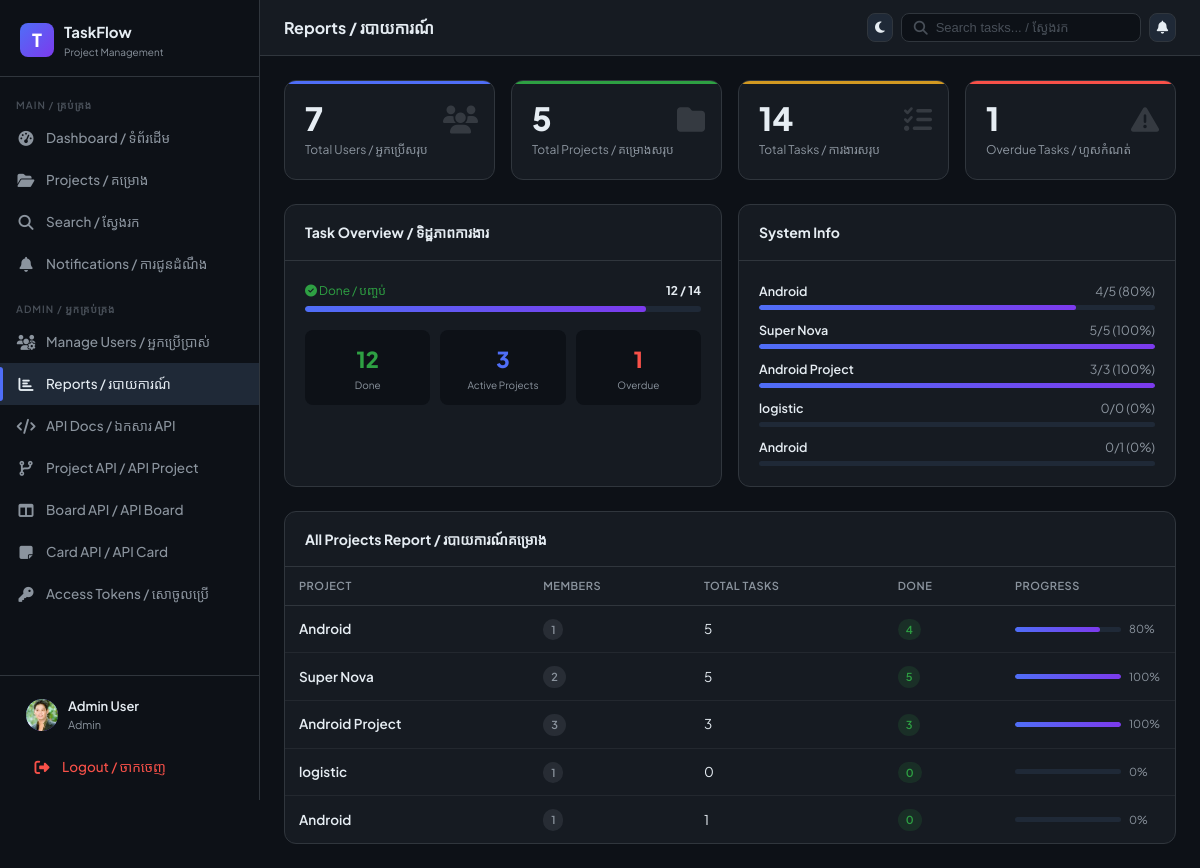
The app's page /admin-panel/reports/ (signed in) with its own data.
### core/models.py (models this page shows, shortened)
class User(AbstractUser):
    ROLE_CHOICES = [("admin", "Admin"), ("member", "Member")]
    role = models.CharField(max_length=10, choices=ROLE_CHOICES, default="member")
    avatar = models.ImageField(upload_to="avatars/", blank=True, null=True)
    is_active = models.BooleanField(default=True)
    @property
    def is_admin(self):
        return self.role == "admin"

class Project(models.Model):
    STATUS_CHOICES = [("active", "Active"), ("archived", "Archived")]
    owner = models.ForeignKey(
        User, on_delete=models.CASCADE, related_name="owned_projects"
    )
    name = models.CharField(max_length=150)
    description = models.TextField(blank=True)
    status = models.CharField(
        max_length=20,
        choices=[("active", "Active"), ("completed", "Completed")],
        default="active",
    )
    created_at = models.DateTimeField(auto_now_add=True)
    deadline = models.DateField(null=True, blank=True)
    updated_at = models.DateTimeField(auto_now=True)
    @property
    def total_cards(self):
        return Card.objects.filter(list__board__project=self).count()
    @property
    def done_cards(self):
        return Card.objects.filter(list__board__project=self, status="done").count()
    @property
    def progress(self):
        total = self.total_cards
        return int((self.done_cards / total) * 100) if total > 0 else 0

### core/views.py (the view)
# urls.py: path('admin-panel/reports/', views.admin_reports, name='admin_reports'),
@login_required
def admin_reports(request):
    if not request.user.is_admin:
        return redirect("dashboard")
    total_users = User.objects.count()
    total_projects = Project.objects.count()
    total_cards = Card.objects.count()
    done_cards = Card.objects.filter(status="done").count()
    active_projects = Project.objects.filter(status="active").count()
    overdue = [
        c
        for c in Card.objects.exclude(status="done").filter(deadline__isnull=False)
        if c.is_overdue
    ]
    projects_data = []
    for p in Project.objects.all():
        projects_data.append(
            {
                "name": p.name,
                "total": p.total_cards,
                "done": p.done_cards,
                "progress": p.progress,
                "members": p.members.count(),
            }
        )
    context = {
        "total_users": total_users,
        "total_projects": total_projects,
        "total_cards": total_cards,
        "done_cards": done_cards,
        "active_projects": active_projects,
        "overdue_count": len(overdue),
        "projects_data": projects_data,
        "unread_count": request.user.notifications.filter(is_read=False).count(),
    }
    return render(request, "admin_panel/reports.html", context)

### core/models.py (called while the page is built)
    @property
    def is_overdue(self):
        if self.deadline and self.status != "done":
            return self.deadline < timezone.now().date()
        return False

### templates/admin_panel/reports.html (shortened to what this page needs)
{% extends 'base.html' %}
{% block page_title %}Reports / របាយការណ៍{% endblock %}
{% block content %}
<div class="grid-4 mb-24">
  <div class="stat-card blue">
    <div class="stat-icon"><i class="fa-solid fa-users"></i></div>
    <div class="stat-number">{{ total_users }}</div>
    <div class="stat-label">Total Users / អ្នកប្រើសរុប</div>
  </div>
  <div class="stat-card green">
    <div class="stat-icon"><i class="fa-solid fa-folder"></i></div>
    <div class="stat-number">{{ total_projects }}</div>
    <div class="stat-label">Total Projects / គម្រោងសរុប</div>
  </div>
  <div class="stat-card yellow">
    <div class="stat-icon"><i class="fa-solid fa-list-check"></i></div>
    <div class="stat-number">{{ total_cards }}</div>
    <div class="stat-label">Total Tasks / ការងារសរុប</div>
  </div>
  <div class="stat-card red">
    <div class="stat-icon"><i class="fa-solid fa-triangle-exclamation"></i></div>
    <div class="stat-number">{{ overdue_count }}</div>
    <div class="stat-label">Overdue Tasks / ហួសកំណត់</div>
  </div>
</div>
<div class="grid-2 mb-24">
  <div class="card">
    <div class="card-header"><div class="fw-700">Task Overview / ទិដ្ឋភាពការងារ</div></div>
    <div class="card-body">
      {% with done_pct=done_cards|stringformat:"d" %}
      <div style="display:flex;flex-direction:column;gap:14px">
        <div>
          <div style="display:flex;justify-content:space-between;font-size:12px;margin-bottom:6px">
            <span style="color:var(--green)"><i class="fa-solid fa-circle-check"></i> Done / បញ្ចប់</span>
            <span class="fw-700">{{ done_cards }} / {{ total_cards }}</span>
          </div>
          <div class="progress-bar"><div class="progress-fill" style="width:{% if total_cards %}{% widthratio done_cards total_cards 100 %}{% else %}0{% endif %}%"></div></div>
        </div>
        <div style="display:grid;grid-template-columns:1fr 1fr 1fr;gap:10px;margin-top:4px">
          <div style="background:var(--bg-dark);border-radius:8px;padding:12px;text-align:center">
            <div style="font-size:22px;font-weight:800;color:var(--green)">{{ done_cards }}</div>
            <div style="font-size:10px;color:var(--text-muted)">Done</div>
          </div>
          <div style="background:var(--bg-dark);border-radius:8px;padding:12px;text-align:center">
            <div style="font-size:22px;font-weight:800;color:var(--accent)">{{ active_projects }}</div>
            <div style="font-size:10px;color:var(--text-muted)">Active Projects</div>
          </div>
          <div style="background:var(--bg-dark);border-radius:8px;padding:12px;text-align:center">
            <div style="font-size:22px;font-weight:800;color:var(--red)">{{ overdue_count }}</div>
            <div style="font-size:10px;color:var(--text-muted)">Overdue</div>
          </div>
        </div>
      </div>
      {% endwith %}
    </div>
  </div>
  <div class="card">
    <div class="card-header"><div class="fw-700">System Info</div></div>
    <div class="card-body" style="display:flex;flex-direction:column;gap:10px">
      {% for item in projects_data|slice:":5" %}
      <div>
        <div style="display:flex;justify-content:space-between;font-size:12.5px;margin-bottom:4px">
          <span style="font-weight:600">{{ item.name }}</span>
          <span class="text-muted">{{ item.done }}/{{ item.total }} ({{ item.progress }}%)</span>
        </div>
        <div class="progress-bar" style="height:5px">
          <div class="progress-fill" style="width:{{ item.progress }}%"></div>
        </div>
      </div>
      {% endfor %}
    </div>
  </div>
</div>
<div class="card">
  <div class="card-header"><div class="fw-700">All Projects Report / របាយការណ៍គម្រោង</div></div>
  <div class="card-body" style="padding:0">
    <table class="table">
      <thead>
        <tr>
          <th>Project</th>
          <th>Members</th>
          <th>Total Tasks</th>
          <th>Done</th>
          <th>Progress</th>
        </tr>
      </thead>
      <tbody>
        {% for p in projects_data %}
        <tr>
          <td style="font-weight:600">{{ p.name }}</td>
          <td><span class="badge badge-todo">{{ p.members }}</span></td>
          <td>{{ p.total }}</td>
          <td><span class="badge badge-done">{{ p.done }}</span></td>
          <td>
            <div style="display:flex;align-items:center;gap:8px">
              <div class="progress-bar" style="flex:1;height:5px">
                <div class="progress-fill" style="width:{{ p.progress }}%"></div>
              </div>
              <span style="font-size:11px;color:var(--text-muted);min-width:32px">{{ p.progress }}%</span>
            </div>
          </td>
        </tr>
        {% empty %}
        <tr><td colspan="5" style="text-align:center;padding:24px;color:var(--text-muted)">No projects.</td></tr>
        {% endfor %}
      </tbody>
    </table>
  </div>
</div>
{% endblock %}

### templates/base.html (shortened to what this page needs)
{% load static %}
<!doctype html>
<html lang="km-en">
  <head>
    <link rel="stylesheet" href="{% static 'css/main.css' %}" />
    <link rel="stylesheet" href="https://cdnjs.cloudflare.com/ajax/libs/font-awesome/6.5.0/css/all.min.css" />
  </head>
  <body class="{% block body_class %}{% endblock %}">
    <aside class="sidebar" id="sidebar">
      <div class="sidebar-logo">
        <div class="logo-icon">T</div>
        <div>
          <div class="logo-text">TaskFlow</div>
          <div class="logo-sub">Project Management</div>
        </div>
      </div>
      <nav class="sidebar-nav">
        <div class="nav-section">Main / គ្រប់គ្រង</div>
        <a href="{% url 'dashboard' %}" class="nav-link {% if request.resolver_match.url_name == 'dashboard' %}active{% endif %}">
          <span class="nav-icon"><i class="fa-solid fa-gauge-high"></i></span>
          Dashboard / ទំព័រដើម
        </a>
        <a href="{% url 'projects' %}" class="nav-link ">
          <span class="nav-icon"><i class="fa-solid fa-folder-open"></i></span>
          Projects / គម្រោង
        </a>
        <a href="{% url 'search' %}" class="nav-link {% if request.resolver_match.url_name == 'search' %}active{% endif %}">
          <span class="nav-icon"><i class="fa-solid fa-magnifying-glass"></i></span>
          Search / ស្វែងរក
        </a>
        <a href="{% url 'notifications' %}" class="nav-link {% if request.resolver_match.url_name == 'notifications' %}active{% endif %}">
          <span class="nav-icon"><i class="fa-solid fa-bell"></i></span>
          Notifications / ការជូនដំណឹង
        </a>
        {% if user.is_admin or user.is_staff or user.is_superuser %}
        <div class="nav-section" style="margin-top: 8px">Admin / អ្នកគ្រប់គ្រង</div>
        <a href="{% url 'admin_users' %}" class="nav-link {% if request.resolver_match.url_name == 'admin_users' %}active{% endif %}">
          <span class="nav-icon"><i class="fa-solid fa-users-gear"></i></span>
          Manage Users / អ្នកប្រើប្រាស់
        </a>
        <a href="{% url 'admin_reports' %}" class="nav-link {% if request.resolver_match.url_name == 'admin_reports' %}active{% endif %}">
          <span class="nav-icon"><i class="fa-solid fa-chart-bar"></i></span>
          Reports / របាយការណ៍
        </a>
        <a href="{% url 'admin_api_docs' %}" class="nav-link {% if request.resolver_match.url_name == 'admin_api_docs' %}active{% endif %}">
          <span class="nav-icon"><i class="fa-solid fa-code"></i></span>
          API Docs / ឯកសារ API
        </a>
        <a href="{% url 'admin_project_api' %}" class="nav-link {% if request.resolver_match.url_name == 'project_api_crud' or request.resolver_match.url_name == 'admin_project_api' %}active{% endif %}">
          <span class="nav-icon"><i class="fa-solid fa-code-branch"></i></span>
          Project API / API Project
        </a>
        <a href="{% url 'admin_board_api' %}" class="nav-link {% if request.resolver_match.url_name == 'board_api_crud' or request.resolver_match.url_name == 'admin_board_api' %}active{% endif %}">
          <span class="nav-icon"><i class="fa-solid fa-columns"></i></span>
          Board API / API Board
        </a>
        <a href="{% url 'admin_card_api' %}" class="nav-link {% if request.resolver_match.url_name == 'card_api_crud' or request.resolver_match.url_name == 'admin_card_api' %}active{% endif %}">
          <span class="nav-icon"><i class="fa-solid fa-note-sticky"></i></span>
          Card API / API Card
        </a>
        <a href="{% url 'admin_access_tokens' %}" class="nav-link {% if request.resolver_match.url_name == 'admin_access_tokens' %}active{% endif %}">
          <span class="nav-icon"><i class="fa-solid fa-key"></i></span>
          Access Tokens / សោចូលប្រើ
        </a>
        {% endif %}
      </nav>
      <div class="sidebar-footer">
        <a href="{% url 'profile' %}" class="user-card">
          <div class="user-avatar">
            {% if user.avatar %}<img src="{{ user.avatar.url }}" alt="" />
            {% else %}{{ user.username|first|upper }}{% endif %}
          </div>
          <div class="user-info">
            <div class="user-name">{{ user.get_full_name|default:user.username }}</div>
            <div class="user-role">{{ user.role }}</div>
          </div>
        </a>
        <a href="{% url 'logout' %}" class="nav-link" style="margin-top: 4px; color: var(--red)">
          <span class="nav-icon"><i class="fa-solid fa-right-from-bracket"></i></span>
          Logout / ចាកចេញ
        </a>
      </div>
    </aside>
    <div class="main-content">
      <div class="topbar">
        <div class="topbar-title">{% block page_title %}{% endblock %}</div>
        <div class="topbar-actions">
          <button id="themeToggle" class="btn btn-icon btn-secondary" type="button">
            <i class="fa-solid fa-moon" id="themeIcon"></i>
          </button>
          <form action="{% url 'search' %}" method="get" class="search-bar">
            <i class="fa-solid fa-magnifying-glass" style="color: var(--text-faint)"></i>
            <input type="text" name="q" placeholder="Search tasks... / ស្វែងរក" value="{{ request.GET.q }}" />
          </form>
          <a href="{% url 'notifications' %}" class="btn btn-icon btn-secondary" style="position: relative">
            <i class="fa-solid fa-bell"></i>
          </a>
        </div>
      </div>
      <div class="page-content">
        {% block content %}{% endblock %}
      </div>
    </div>
  </body>
</html>

### records on screen
User: avatar (picture), get_full_name "Admin User", role "Admin"
Project: name "Android", name "Android"
Project: name "Super Nova", name "Super Nova"
Project: name "Android Project", name "Android Project"
Project: name "logistic", name "logistic"
Project: name "Android", name "Android"

### other values on screen
{{ total_users }} "7"
{{ total_projects }} "5"
{{ total_cards }} "14"
{{ overdue_count }} "1"
{{ done_cards }} "12"
{{ active_projects }} "3"
{{ item.done }} "4" "5" "3" "0" "0"
{{ item.total }} "5" "5" "3" "0" "1"
{{ item.progress }} "80" "100" "100" "0" "0"
{{ p.members }} "1" "2" "3" "1" "1"
{{ p.total }} "5" "5" "3" "0" "1"
{{ p.done }} "4" "5" "3" "0" "0"
{{ p.progress }} "80" "100" "100" "0" "0"
